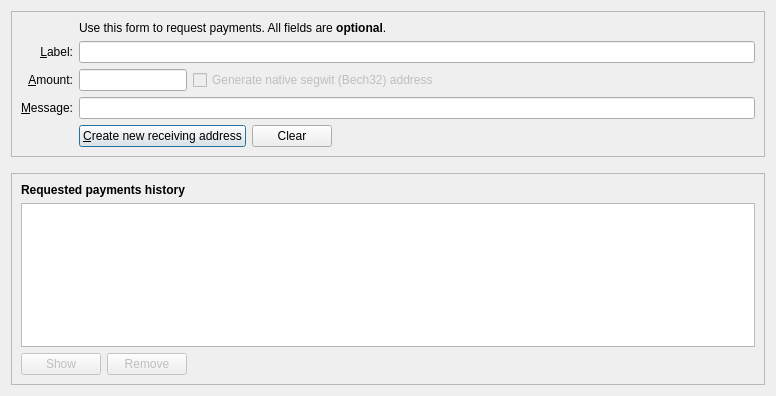
<?xml version="1.0" encoding="UTF-8"?>
<ui version="4.0">
 <class>ReceiveCoinsDialog</class>
 <widget class="QDialog" name="ReceiveCoinsDialog">
  <property name="geometry">
   <rect>
    <x>0</x>
    <y>0</y>
    <width>776</width>
    <height>396</height>
   </rect>
  </property>
  <layout class="QVBoxLayout" name="verticalLayout" stretch="0,0,1">
   <item>
    <widget class="QFrame" name="frame2">
     <property name="sizePolicy">
      <sizepolicy hsizetype="Preferred" vsizetype="Expanding">
       <horstretch>0</horstretch>
       <verstretch>0</verstretch>
      </sizepolicy>
     </property>
     <property name="frameShape">
      <enum>QFrame::StyledPanel</enum>
     </property>
     <property name="frameShadow">
      <enum>QFrame::Sunken</enum>
     </property>
     <layout class="QVBoxLayout" name="verticalLayout_3">
      <item>
       <layout class="QGridLayout" name="gridLayout">
        <item row="5" column="0">
         <widget class="QLabel" name="label">
          <property name="toolTip">
           <string>An optional amount to request. Leave this empty or zero to not request a specific amount.</string>
          </property>
          <property name="text">
           <string>&amp;Amount:</string>
          </property>
          <property name="alignment">
           <set>Qt::AlignRight|Qt::AlignTrailing|Qt::AlignVCenter</set>
          </property>
          <property name="buddy">
           <cstring>reqAmount</cstring>
          </property>
         </widget>
        </item>
        <item row="6" column="0">
         <widget class="QLabel" name="label_3">
          <property name="toolTip">
           <string>An optional message to attach to the payment request, which will be displayed when the request is opened. Note: The message will not be sent with the payment over the Crown network.</string>
          </property>
          <property name="text">
           <string>&amp;Message:</string>
          </property>
          <property name="alignment">
           <set>Qt::AlignRight|Qt::AlignTrailing|Qt::AlignVCenter</set>
          </property>
          <property name="buddy">
           <cstring>reqMessage</cstring>
          </property>
         </widget>
        </item>
        <item row="4" column="2">
         <widget class="QLineEdit" name="reqLabel">
          <property name="toolTip">
           <string>An optional label to associate with the new receiving address (used by you to identify an invoice).  It is also attached to the payment request.</string>
          </property>
         </widget>
        </item>
        <item row="2" column="2">
         <widget class="QLabel" name="label_5">
          <property name="text">
           <string>Use this form to request payments. All fields are &lt;b&gt;optional&lt;/b&gt;.</string>
          </property>
         </widget>
        </item>
        <item row="4" column="0">
         <widget class="QLabel" name="label_2">
          <property name="toolTip">
           <string>An optional label to associate with the new receiving address.</string>
          </property>
          <property name="text">
           <string>&amp;Label:</string>
          </property>
          <property name="alignment">
           <set>Qt::AlignRight|Qt::AlignTrailing|Qt::AlignVCenter</set>
          </property>
          <property name="buddy">
           <cstring>reqLabel</cstring>
          </property>
         </widget>
        </item>
        <item row="6" column="2">
         <widget class="QLineEdit" name="reqMessage">
          <property name="toolTip">
           <string>An optional message that is attached to the payment request and may be displayed to the sender.</string>
          </property>
         </widget>
        </item>
        <item row="7" column="2">
         <layout class="QHBoxLayout" name="horizontalLayout">
          <item>
           <widget class="QPushButton" name="receiveButton">
            <property name="minimumSize">
             <size>
              <width>150</width>
              <height>0</height>
             </size>
            </property>
            <property name="text">
             <string>&amp;Create new receiving address</string>
            </property>
            <property name="icon">
             <iconset resource="../crown.qrc">
              <normaloff>:/icons/receiving_addresses</normaloff>:/icons/receiving_addresses</iconset>
            </property>
            <property name="autoDefault">
             <bool>false</bool>
            </property>
            <property name="default">
             <bool>true</bool>
            </property>
           </widget>
          </item>
          <item>
           <widget class="QPushButton" name="clearButton">
            <property name="sizePolicy">
             <sizepolicy hsizetype="Minimum" vsizetype="Fixed">
              <horstretch>0</horstretch>
              <verstretch>0</verstretch>
             </sizepolicy>
            </property>
            <property name="toolTip">
             <string>Clear all fields of the form.</string>
            </property>
            <property name="text">
             <string>Clear</string>
            </property>
            <property name="icon">
             <iconset resource="../crown.qrc">
              <normaloff>:/icons/remove</normaloff>:/icons/remove</iconset>
            </property>
            <property name="autoDefault">
             <bool>false</bool>
            </property>
           </widget>
          </item>
          <item>
           <spacer name="horizontalSpacer">
            <property name="orientation">
             <enum>Qt::Horizontal</enum>
            </property>
            <property name="sizeHint" stdset="0">
             <size>
              <width>40</width>
              <height>20</height>
             </size>
            </property>
           </spacer>
          </item>
         </layout>
        </item>
        <item row="7" column="0">
         <widget class="QLabel" name="label_7">
          <property name="text">
           <string/>
          </property>
         </widget>
        </item>
        <item row="5" column="2">
         <layout class="QHBoxLayout" name="horizontalLayout_6">
          <item>
           <widget class="CrownAmountField" name="reqAmount">
            <property name="sizePolicy">
             <sizepolicy hsizetype="Fixed" vsizetype="Fixed">
              <horstretch>0</horstretch>
              <verstretch>0</verstretch>
             </sizepolicy>
            </property>
            <property name="minimumSize">
             <size>
              <width>80</width>
              <height>0</height>
             </size>
            </property>
            <property name="maximumSize">
             <size>
              <width>1000</width>
              <height>100</height>
             </size>
            </property>
            <property name="toolTip">
             <string>An optional amount to request. Leave this empty or zero to not request a specific amount.</string>
            </property>
           </widget>
          </item>
          <item>
           <widget class="QCheckBox" name="useBech32">
            <property name="enabled">
             <bool>false</bool>
            </property>
            <property name="sizePolicy">
             <sizepolicy hsizetype="Fixed" vsizetype="Fixed">
              <horstretch>0</horstretch>
              <verstretch>0</verstretch>
             </sizepolicy>
            </property>
            <property name="maximumSize">
             <size>
              <width>1000</width>
              <height>16777215</height>
             </size>
            </property>
            <property name="focusPolicy">
             <enum>Qt::StrongFocus</enum>
            </property>
            <property name="toolTip">
             <string>Native segwit addresses (aka Bech32 or BIP-173) reduce your transaction fees later on and offer better protection against typos, but old wallets don't support them. When unchecked, an address compatible with older wallets will be created instead.</string>
            </property>
            <property name="text">
             <string>Generate native segwit (Bech32) address</string>
            </property>
           </widget>
          </item>
          <item>
           <spacer name="horizontalSpacer_3">
            <property name="orientation">
             <enum>Qt::Horizontal</enum>
            </property>
            <property name="sizeHint" stdset="0">
             <size>
              <width>0</width>
              <height>0</height>
             </size>
            </property>
           </spacer>
          </item>
         </layout>
        </item>
       </layout>
      </item>
     </layout>
    </widget>
   </item>
   <item>
    <spacer name="verticalSpacer_2">
     <property name="orientation">
      <enum>Qt::Vertical</enum>
     </property>
     <property name="sizeHint" stdset="0">
      <size>
       <width>20</width>
       <height>10</height>
      </size>
     </property>
    </spacer>
   </item>
   <item>
    <widget class="QFrame" name="frame">
     <property name="sizePolicy">
      <sizepolicy hsizetype="Preferred" vsizetype="Expanding">
       <horstretch>0</horstretch>
       <verstretch>0</verstretch>
      </sizepolicy>
     </property>
     <property name="frameShape">
      <enum>QFrame::StyledPanel</enum>
     </property>
     <property name="frameShadow">
      <enum>QFrame::Raised</enum>
     </property>
     <layout class="QVBoxLayout" name="verticalLayout_2">
      <item>
       <widget class="QLabel" name="label_6">
        <property name="font">
         <font>
          <weight>75</weight>
          <bold>true</bold>
         </font>
        </property>
        <property name="text">
         <string>Requested payments history</string>
        </property>
       </widget>
      </item>
      <item>
       <widget class="QTableView" name="recentRequestsView">
        <property name="contextMenuPolicy">
         <enum>Qt::CustomContextMenu</enum>
        </property>
        <property name="tabKeyNavigation">
         <bool>false</bool>
        </property>
        <property name="sortingEnabled">
         <bool>true</bool>
        </property>
       </widget>
      </item>
      <item>
       <layout class="QHBoxLayout" name="horizontalLayout_2">
        <item>
         <widget class="QPushButton" name="showRequestButton">
          <property name="enabled">
           <bool>false</bool>
          </property>
          <property name="toolTip">
           <string>Show the selected request (does the same as double clicking an entry)</string>
          </property>
          <property name="text">
           <string>Show</string>
          </property>
          <property name="icon">
           <iconset resource="../crown.qrc">
            <normaloff>:/icons/edit</normaloff>:/icons/edit</iconset>
          </property>
          <property name="autoDefault">
           <bool>false</bool>
          </property>
         </widget>
        </item>
        <item>
         <widget class="QPushButton" name="removeRequestButton">
          <property name="enabled">
           <bool>false</bool>
          </property>
          <property name="toolTip">
           <string>Remove the selected entries from the list</string>
          </property>
          <property name="text">
           <string>Remove</string>
          </property>
          <property name="icon">
           <iconset resource="../crown.qrc">
            <normaloff>:/icons/remove</normaloff>:/icons/remove</iconset>
          </property>
          <property name="autoDefault">
           <bool>false</bool>
          </property>
         </widget>
        </item>
        <item>
         <spacer name="horizontalSpacer_2">
          <property name="orientation">
           <enum>Qt::Horizontal</enum>
          </property>
          <property name="sizeHint" stdset="0">
           <size>
            <width>40</width>
            <height>20</height>
           </size>
          </property>
         </spacer>
        </item>
       </layout>
      </item>
     </layout>
    </widget>
   </item>
  </layout>
 </widget>
 <customwidgets>
  <customwidget>
   <class>CrownAmountField</class>
   <extends>QLineEdit</extends>
   <header>qt/crownamountfield.h</header>
   <container>1</container>
  </customwidget>
 </customwidgets>
 <tabstops>
  <tabstop>reqLabel</tabstop>
  <tabstop>reqAmount</tabstop>
  <tabstop>useBech32</tabstop>
  <tabstop>reqMessage</tabstop>
  <tabstop>receiveButton</tabstop>
  <tabstop>clearButton</tabstop>
  <tabstop>recentRequestsView</tabstop>
  <tabstop>showRequestButton</tabstop>
  <tabstop>removeRequestButton</tabstop>
 </tabstops>
 <resources>
  <include location="../crown.qrc"/>
 </resources>
 <connections/>
</ui>
